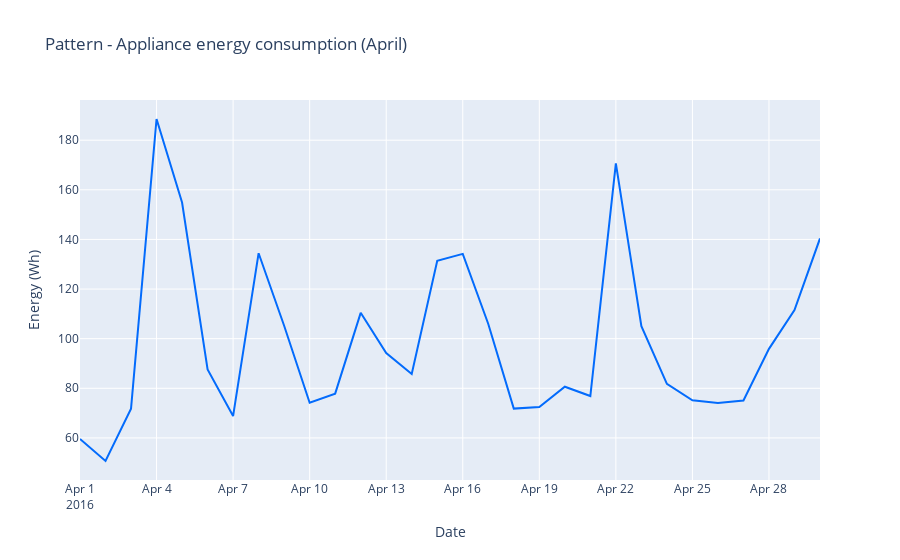

Notebook cell for this chart:
### Code cell
# To understand the timeseries variation of the applaince energy consumption
visData1_tmp = graph_objs.Scatter(
    x = tmp_data_month.date,
    y = tmp_data_month.Appliances,
    mode = "lines",
    line_color=asif_graph_color_theme_monthly
)
layout = graph_objs.Layout(
    title = "Pattern - Appliance energy consumption ({:})".format(calendar.month_name[tmp_data_month["date"].dt.month[0]]),
    xaxis=dict(title='Date'),
    yaxis=dict(title='Energy (Wh)')
)
fig = graph_objs.Figure(data=[visData1_tmp],layout=layout)

iplot(fig)

### Figure 1 — Plotly figure (JSON) as saved in the notebook; plotly's stock layout.template omitted (floating-point values rounded to 4 significant figures)
{"data": [{"line": {"color": "#036bfc"}, "mode": "lines", "type": "scatter", "x": ["2016-04-01T00:00:00", "2016-04-02T00:00:00", "2016-04-03T00:00:00", "2016-04-04T00:00:00", "2016-04-05T00:00:00", "2016-04-06T00:00:00", "2016-04-07T00:00:00", "2016-04-08T00:00:00", "2016-04-09T00:00:00", "2016-04-10T00:00:00", "2016-04-11T00:00:00", "2016-04-12T00:00:00", "2016-04-13T00:00:00", "2016-04-14T00:00:00", "2016-04-15T00:00:00", "2016-04-16T00:00:00", "2016-04-17T00:00:00", "2016-04-18T00:00:00", "2016-04-19T00:00:00", "2016-04-20T00:00:00", "2016-04-21T00:00:00", "2016-04-22T00:00:00", "2016-04-23T00:00:00", "2016-04-24T00:00:00", "2016-04-25T00:00:00", "2016-04-26T00:00:00", "2016-04-27T00:00:00", "2016-04-28T00:00:00", "2016-04-29T00:00:00", "2016-04-30T00:00:00"], "y": [59.58, 50.69, 71.81, 188.5, 154.9, 87.57, 68.82, 134.4, 105.2, 74.17, 77.85, 110.4, 94.24, 85.76, 131.4, 134.2, 105.9, 71.81, 72.43, 80.62, 76.88, 170.6, 105, 81.81, 75.14, 74.03, 75.07, 95.9, 111.5, 140.4]}], "layout": {"autosize": true, "title": {"text": "Pattern - Appliance energy consumption (April)"}, "xaxis": {"autorange": true, "range": ["2016-04-01", "2016-04-30"], "title": {"text": "Date"}, "type": "date"}, "yaxis": {"autorange": true, "range": [43.04, 196.2], "title": {"text": "Energy (Wh)"}, "type": "linear"}}}
